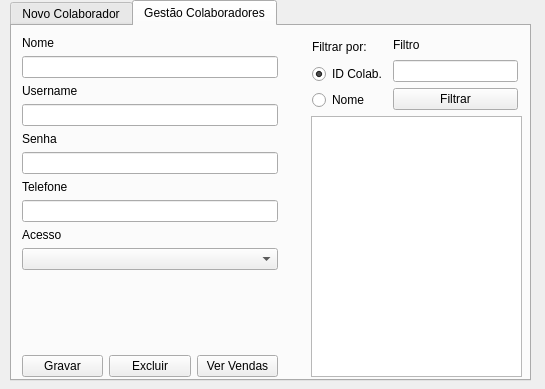
<?xml version="1.0" encoding="UTF-8"?>
<ui version="4.0">
 <class>fm_gestaoColaboradores</class>
 <widget class="QDialog" name="fm_gestaoColaboradores">
  <property name="geometry">
   <rect>
    <x>0</x>
    <y>0</y>
    <width>545</width>
    <height>389</height>
   </rect>
  </property>
  <property name="windowTitle">
   <string>Dialog</string>
  </property>
  <widget class="QTabWidget" name="tabWidget">
   <property name="geometry">
    <rect>
     <x>10</x>
     <y>0</y>
     <width>521</width>
     <height>381</height>
    </rect>
   </property>
   <property name="currentIndex">
    <number>1</number>
   </property>
   <widget class="QWidget" name="tab_novocolaborador">
    <attribute name="title">
     <string>Novo Colaborador</string>
    </attribute>
    <widget class="QWidget" name="layoutWidget">
     <property name="geometry">
      <rect>
       <x>3</x>
       <y>10</y>
       <width>491</width>
       <height>301</height>
      </rect>
     </property>
     <layout class="QVBoxLayout" name="verticalLayout_6">
      <item>
       <layout class="QHBoxLayout" name="horizontalLayout_2">
        <item>
         <layout class="QVBoxLayout" name="verticalLayout">
          <item>
           <widget class="QLabel" name="label">
            <property name="text">
             <string>Nome</string>
            </property>
           </widget>
          </item>
          <item>
           <widget class="QLineEdit" name="txt_nome_novocolab"/>
          </item>
         </layout>
        </item>
        <item>
         <layout class="QVBoxLayout" name="verticalLayout_2">
          <item>
           <widget class="QLabel" name="label_2">
            <property name="text">
             <string>Username</string>
            </property>
           </widget>
          </item>
          <item>
           <widget class="QLineEdit" name="txt_username_novocolab"/>
          </item>
         </layout>
        </item>
        <item>
         <layout class="QVBoxLayout" name="verticalLayout_3">
          <item>
           <widget class="QLabel" name="label_3">
            <property name="text">
             <string>Senha</string>
            </property>
           </widget>
          </item>
          <item>
           <widget class="QLineEdit" name="txt_senha_novocolab">
            <property name="echoMode">
             <enum>QLineEdit::Password</enum>
            </property>
           </widget>
          </item>
         </layout>
        </item>
       </layout>
      </item>
      <item>
       <spacer name="verticalSpacer_2">
        <property name="orientation">
         <enum>Qt::Vertical</enum>
        </property>
        <property name="sizeType">
         <enum>QSizePolicy::Fixed</enum>
        </property>
        <property name="sizeHint" stdset="0">
         <size>
          <width>20</width>
          <height>20</height>
         </size>
        </property>
       </spacer>
      </item>
      <item>
       <layout class="QHBoxLayout" name="horizontalLayout_3">
        <item>
         <layout class="QVBoxLayout" name="verticalLayout_4">
          <item>
           <widget class="QLabel" name="label_4">
            <property name="text">
             <string>Telefone</string>
            </property>
           </widget>
          </item>
          <item>
           <widget class="QLineEdit" name="txt_fone_novocolab"/>
          </item>
         </layout>
        </item>
        <item>
         <layout class="QVBoxLayout" name="verticalLayout_5">
          <item>
           <widget class="QLabel" name="label_5">
            <property name="text">
             <string>Tipo Acesso</string>
            </property>
           </widget>
          </item>
          <item>
           <widget class="QComboBox" name="cb_acesso_novocolab"/>
          </item>
         </layout>
        </item>
        <item>
         <spacer name="horizontalSpacer">
          <property name="orientation">
           <enum>Qt::Horizontal</enum>
          </property>
          <property name="sizeHint" stdset="0">
           <size>
            <width>40</width>
            <height>20</height>
           </size>
          </property>
         </spacer>
        </item>
       </layout>
      </item>
      <item>
       <spacer name="verticalSpacer">
        <property name="orientation">
         <enum>Qt::Vertical</enum>
        </property>
        <property name="sizeHint" stdset="0">
         <size>
          <width>20</width>
          <height>40</height>
         </size>
        </property>
       </spacer>
      </item>
      <item>
       <layout class="QHBoxLayout" name="horizontalLayout">
        <item>
         <widget class="QPushButton" name="btn_novo_novocolab">
          <property name="text">
           <string>Novo</string>
          </property>
         </widget>
        </item>
        <item>
         <widget class="QPushButton" name="btn_gravar_novocolab">
          <property name="text">
           <string>Gravar</string>
          </property>
         </widget>
        </item>
       </layout>
      </item>
     </layout>
    </widget>
   </widget>
   <widget class="QWidget" name="tab_gestaocolaboradores">
    <attribute name="title">
     <string>Gestão Colaboradores</string>
    </attribute>
    <widget class="QTableWidget" name="tw_ge_listacolab">
     <property name="geometry">
      <rect>
       <x>299</x>
       <y>90</y>
       <width>211</width>
       <height>261</height>
      </rect>
     </property>
    </widget>
    <widget class="QWidget" name="">
     <property name="geometry">
      <rect>
       <x>10</x>
       <y>10</y>
       <width>256</width>
       <height>341</height>
      </rect>
     </property>
     <layout class="QVBoxLayout" name="verticalLayout_14">
      <item>
       <layout class="QVBoxLayout" name="verticalLayout_7">
        <item>
         <widget class="QLabel" name="label_6">
          <property name="text">
           <string>Nome</string>
          </property>
         </widget>
        </item>
        <item>
         <widget class="QLineEdit" name="txt_ge_nome"/>
        </item>
       </layout>
      </item>
      <item>
       <layout class="QVBoxLayout" name="verticalLayout_8">
        <item>
         <widget class="QLabel" name="label_7">
          <property name="text">
           <string>Username</string>
          </property>
         </widget>
        </item>
        <item>
         <widget class="QLineEdit" name="txt_ge_username"/>
        </item>
       </layout>
      </item>
      <item>
       <layout class="QVBoxLayout" name="verticalLayout_9">
        <item>
         <widget class="QLabel" name="label_8">
          <property name="text">
           <string>Senha</string>
          </property>
         </widget>
        </item>
        <item>
         <widget class="QLineEdit" name="txt_ge_senha">
          <property name="echoMode">
           <enum>QLineEdit::Password</enum>
          </property>
         </widget>
        </item>
       </layout>
      </item>
      <item>
       <layout class="QVBoxLayout" name="verticalLayout_10">
        <item>
         <widget class="QLabel" name="label_9">
          <property name="text">
           <string>Telefone</string>
          </property>
         </widget>
        </item>
        <item>
         <widget class="QLineEdit" name="txt_ge_telefone"/>
        </item>
       </layout>
      </item>
      <item>
       <layout class="QVBoxLayout" name="verticalLayout_11">
        <item>
         <widget class="QLabel" name="label_10">
          <property name="text">
           <string>Acesso</string>
          </property>
         </widget>
        </item>
        <item>
         <widget class="QComboBox" name="cb_ge_acesso"/>
        </item>
       </layout>
      </item>
      <item>
       <spacer name="verticalSpacer_3">
        <property name="orientation">
         <enum>Qt::Vertical</enum>
        </property>
        <property name="sizeHint" stdset="0">
         <size>
          <width>20</width>
          <height>40</height>
         </size>
        </property>
       </spacer>
      </item>
      <item>
       <layout class="QHBoxLayout" name="horizontalLayout_4">
        <item>
         <widget class="QPushButton" name="btn_ge_salvar">
          <property name="text">
           <string>Gravar</string>
          </property>
         </widget>
        </item>
        <item>
         <widget class="QPushButton" name="btn_ge_excluir">
          <property name="text">
           <string>Excluir</string>
          </property>
         </widget>
        </item>
        <item>
         <widget class="QPushButton" name="btn_ge_vervendas">
          <property name="text">
           <string>Ver Vendas</string>
          </property>
         </widget>
        </item>
       </layout>
      </item>
     </layout>
    </widget>
    <widget class="QWidget" name="">
     <property name="geometry">
      <rect>
       <x>300</x>
       <y>10</y>
       <width>206</width>
       <height>74</height>
      </rect>
     </property>
     <layout class="QHBoxLayout" name="horizontalLayout_5">
      <item>
       <layout class="QVBoxLayout" name="verticalLayout_12">
        <item>
         <widget class="QLabel" name="label_11">
          <property name="text">
           <string>Filtrar por:</string>
          </property>
         </widget>
        </item>
        <item>
         <widget class="QRadioButton" name="rb_ge_idcolab">
          <property name="text">
           <string>ID Colab.</string>
          </property>
          <property name="checked">
           <bool>true</bool>
          </property>
         </widget>
        </item>
        <item>
         <widget class="QRadioButton" name="rb_ge_nome">
          <property name="text">
           <string>Nome</string>
          </property>
         </widget>
        </item>
       </layout>
      </item>
      <item>
       <layout class="QVBoxLayout" name="verticalLayout_15">
        <item>
         <layout class="QVBoxLayout" name="verticalLayout_13">
          <item>
           <widget class="QLabel" name="label_12">
            <property name="text">
             <string>Filtro</string>
            </property>
           </widget>
          </item>
          <item>
           <widget class="QLineEdit" name="txt_ge_filtro"/>
          </item>
         </layout>
        </item>
        <item>
         <widget class="QPushButton" name="btn_ge_filtrar">
          <property name="text">
           <string>Filtrar</string>
          </property>
         </widget>
        </item>
       </layout>
      </item>
     </layout>
    </widget>
   </widget>
  </widget>
 </widget>
 <resources/>
 <connections/>
</ui>
